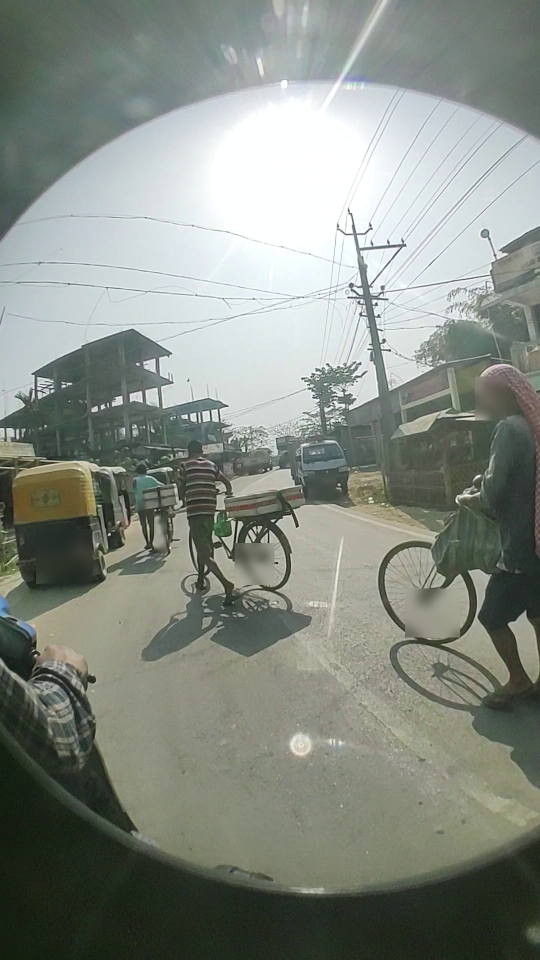
#> input picture assets/images/adasind_167700.jpg, 1080 x 1920 px, found by its file name (shown at 1/2 size)
$ python _crops.py
#> lines starting #> are read from the running program, lines starting #| are printed output that depends on the picture
from pathlib import Path

from PIL import Image

base = Path('.')
specs = [
    ('adasind_167700.jpg', 'a_bike_center', (250, 880, 400, 1200)),
    ('adasind_167700.jpg', 'b_bike_right', (700, 900, 1080, 1400)),
    ('adasind_199770.jpg', 'c_bikes_edge', (40, 760, 240, 960)),
    ('adasind_199770.jpg', 'd_right_ego', (780, 760, 1080, 1400)),
    ('adasind_199770.jpg', 'e_threewheel', (300, 760, 560, 1010)),
    ('adasind_199770.jpg', 'f_peds_center', (540, 780, 730, 1060)),
]
out = base / '_crops'
out.mkdir(exist_ok=True)
lines = []
for name, tag, box in specs:
    image = Image.open(base / 'assets' / 'images' / name).convert('RGB')
#> image is the input picture: PIL image 1080x1920 RGB; mean R, G, B 133.3, 139.5, 131.2
    crop = image.crop(box)
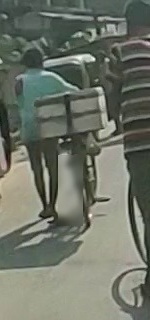
#> crop: PIL image 150x320 RGB; mean R, G, B 110.1, 115.3, 103.3
    crop = crop.resize((crop.width * 2, crop.height * 2), Image.LANCZOS)
#> crop: PIL image 300x640 RGB
#> pass 3 of the loop `for name, tag, box in specs:`:
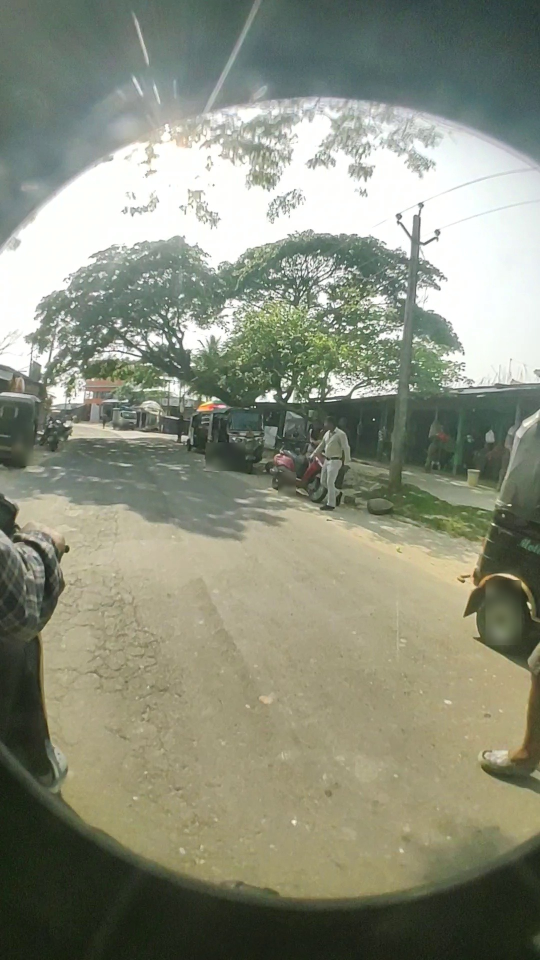
#> input picture assets/images/adasind_199770.jpg, 1080 x 1920 px, found by its file name (shown at 1/2 size)
#> image is the input picture: PIL image 1080x1920 RGB; mean R, G, B 138.6, 142.3, 124.8
#> `crop = image.crop(box)`:
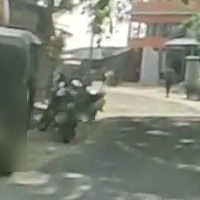
#> crop: PIL image 200x200 RGB; mean R, G, B 124.4, 128.9, 116.5
#> the loop made 6 passes; the first 3 are shown
    target = out / ('%s_%s.png' % (name.replace('.jpg', ''), tag))
    crop.save(target)
    lines.append('%s %s %s' % (target.name, image.size, box))
(base / '_crops.txt').write_text('\n'.join(lines) + '\n', encoding='utf-8')
